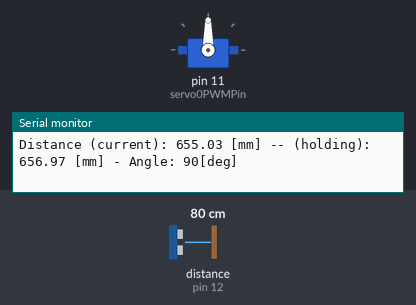
Recording of a sketch running on a simulated Arduino Uno, built with avr-gcc and run on an emulated ATmega328P. On the bench: servo, the last lines printed to the serial monitor. Wiring (inferred from the names in the program): ultrasonic range finder: trigger pin 13; echo pin 12. Inputs (shaded band) come from the test bench; at power-on: distance to the obstacle (sensor on pin 12) 80 cm. The echo pulse lasts 58.3 µs per cm.

Above: at 2.2 s.
2.3 s: distance to the obstacle (sensor on pin 12) set to 2 cm
At 2.75 s:
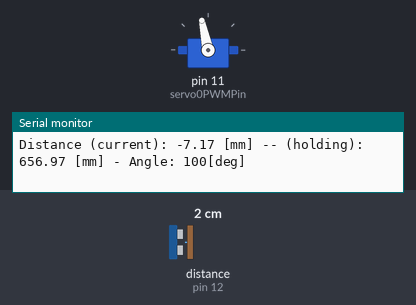
At 3.9 s:
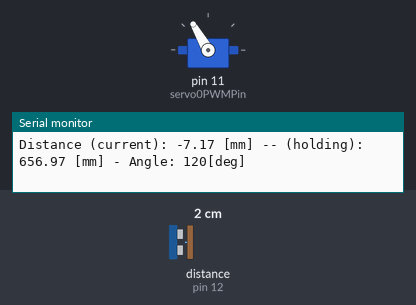
5.3 s: distance to the obstacle (sensor on pin 12) set to 77 cm
8.3 s: distance to the obstacle (sensor on pin 12) set to 84 cm
At 12.9 s:
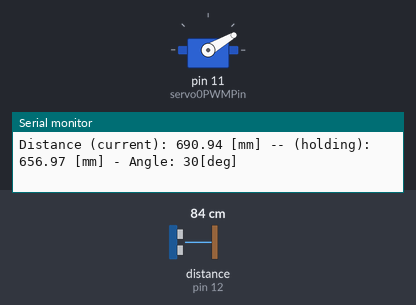
Timing chart, 0 to 14.4 s (numbered marks = the images above; inputs shaded):
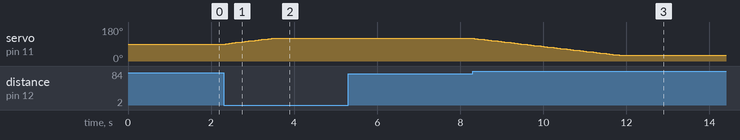

Measured:
- the behaviour switches between 80 and 81 cm on distance to the obstacle (sensor on pin 12) (found by bisection; images 2 and 3)
- after the input at 2.3 s, servo on pin 11 (servo0PWMPin): moves from 90° to 120° over 1.1 s, starting after 0.06 s
- after the input at 8.3 s, servo on pin 11 (servo0PWMPin): moves from 120° to 30° over 3.5 s, starting at once

The sketch:

robot_arm_assign2_extra.ino
```cpp
/**
 *             robot_arm_assign2_extra.ino
 * Purpose:    Keeps the sonar sensor at a constant distance from a surface.
 *
 * @author:    Tyler Lucas
 * Student ID: 3305203
 * Date:       October 3, 2017
 * Version     1.0
 *
 * References: N/A
 *
 */


#include <Servo.h>  // servo library

#define sonarTrigPin 13
#define sonarEchoPin 12
#define servo0PWMPin 11

Servo servo;
int angle = 90;

void setup()
{
  servo.attach( servo0PWMPin );

  pinMode(sonarTrigPin, OUTPUT);
  pinMode(sonarEchoPin, INPUT);

  Serial.begin(9600);

  servo.write( angle );
  delay(1000);
}

void loop()
{
  double d_now = readSonarAverage(10);
  double d_hold = d_now;
  double d_error;

  while (1)
  {
    d_error = d_now - d_hold;

    if (d_error > 5)
      angle -= 2;

    if (d_error < -5)
      angle += 2;

    angle = constrain(angle, 30, 120);

    servo.write( angle );

    Serial.println();
    Serial.print("Distance (current): ");
    Serial.print( d_now );
    Serial.print(" [mm] -- (holding): ");
    Serial.print( d_hold );
    Serial.print(" [mm] - Angle: ");
    Serial.print( angle );
    Serial.print("[deg]");

    delay(25);

    d_now = readSonarAverage(5);
  }
}

double readSonar()
{
  long duration;

  digitalWrite(sonarTrigPin, LOW);
  delayMicroseconds(2);
  digitalWrite(sonarTrigPin, HIGH);
  delayMicroseconds(10);
  digitalWrite(sonarTrigPin, LOW);

  duration = pulseIn(sonarEchoPin, HIGH);
  return 0.146 * duration - 23.843;  // returns in mm
}

double readSonarAverage(int count)
{
  double sum = 0;
  for (int i=0; i<count; i++)
    sum += readSonar();
  return sum / count;
}

double analogReadAverage(int pin, int count)
{
  double sum = 0;
  for (int i=0; i<count; i++)
    sum += analogRead(pin);
  return sum / count;
}
```
